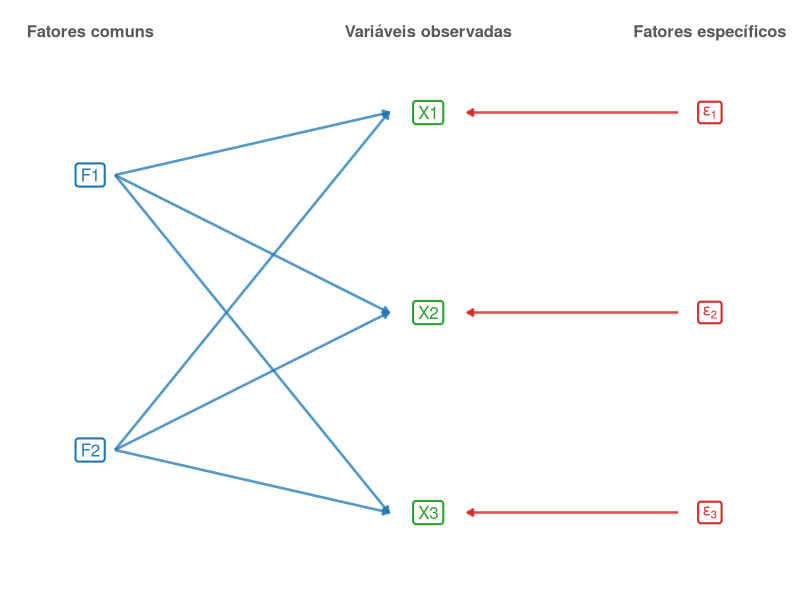
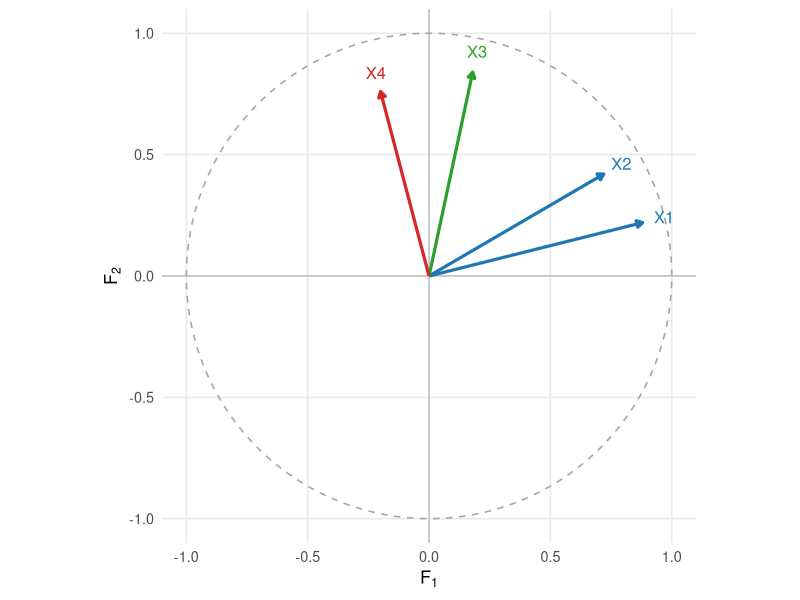
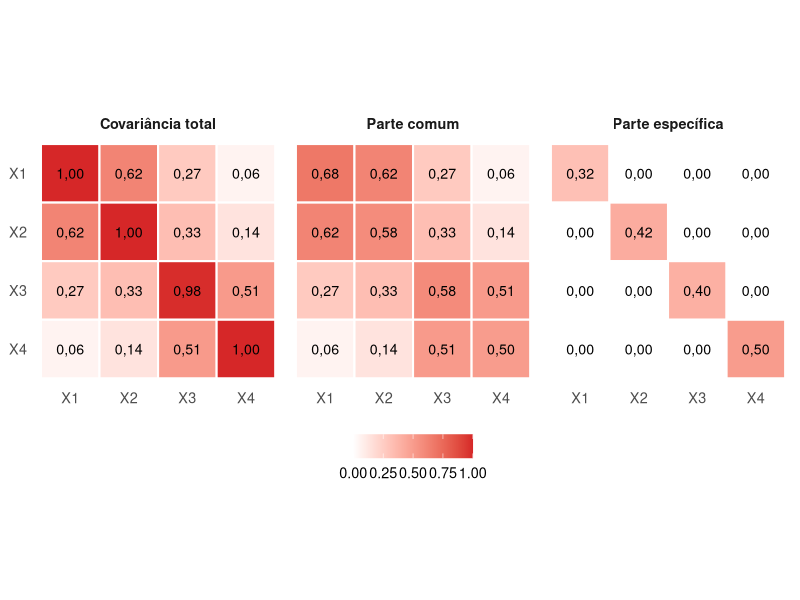
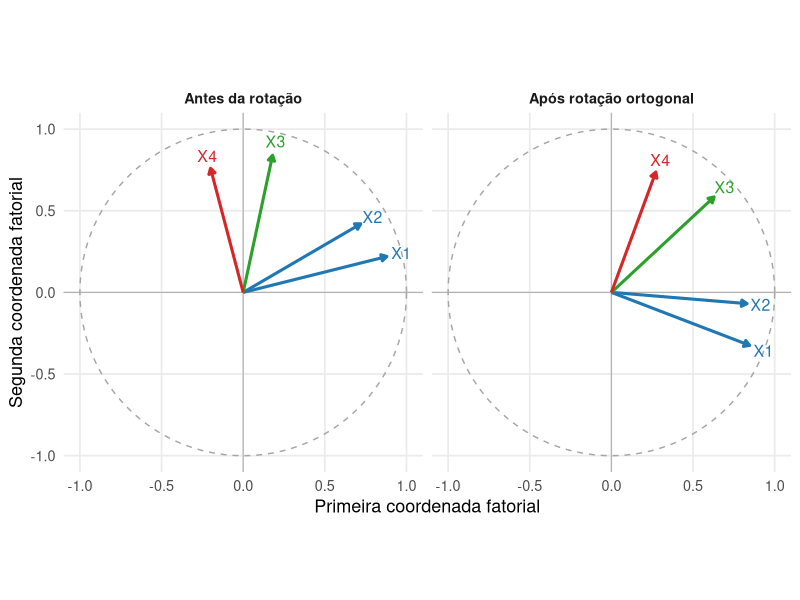

Here is the R script that generated these plots, in order:
## ---- chunk 1
#| label: fig-modelo-fatores-comuns
#| echo: false
#| warning: false
#| message: false
#| fig-cap: "Estrutura do modelo de fatores comuns: as variáveis observadas recebem contribuições dos fatores comuns e dos fatores específicos."
#| fig-width: 8
#| fig-height: 5.8
#| fig-align: center

library(ggplot2)

fatores <- data.frame(
  nome = c(
    "F1",
    "F2"
  ),
  x = c(
    0,
    0
  ),
  y = c(
    3.6,
    1.4
  )
)

variaveis <- data.frame(
  nome = c(
    "X1",
    "X2",
    "X3"
  ),
  x = c(
    3,
    3,
    3
  ),
  y = c(
    4.1,
    2.5,
    0.9
  )
)

especificos <- data.frame(
  nome = c(
    "epsilon[1]",
    "epsilon[2]",
    "epsilon[3]"
  ),
  x = c(
    5.5,
    5.5,
    5.5
  ),
  y = c(
    4.1,
    2.5,
    0.9
  )
)

ligacoes_fatores <- expand.grid(
  fator = fatores$nome,
  variavel = variaveis$nome,
  stringsAsFactors = FALSE
)

ligacoes_fatores <- merge(
  ligacoes_fatores,
  fatores,
  by.x = "fator",
  by.y = "nome"
)

names(
  ligacoes_fatores
)[
  names(
    ligacoes_fatores
  ) == "x"
] <- "x0"

names(
  ligacoes_fatores
)[
  names(
    ligacoes_fatores
  ) == "y"
] <- "y0"

ligacoes_fatores <- merge(
  ligacoes_fatores,
  variaveis,
  by.x = "variavel",
  by.y = "nome"
)

ligacoes_especificas <- data.frame(
  x0 = especificos$x,
  y0 = especificos$y,
  x = variaveis$x,
  y = variaveis$y
)

ggplot() +
  geom_segment(
    data = ligacoes_fatores,
    aes(
      x = x0 + 0.22,
      y = y0,
      xend = x - 0.35,
      yend = y
    ),
    linewidth = 0.9,
    color = "#1f77b4",
    alpha = 0.75,
    arrow = grid::arrow(
      length = grid::unit(
        0.16,
        "cm"
      ),
      type = "closed"
    )
  ) +
  geom_segment(
    data = ligacoes_especificas,
    aes(
      x = x0 - 0.28,
      y = y0,
      xend = x + 0.35,
      yend = y
    ),
    linewidth = 0.9,
    color = "#d62728",
    alpha = 0.8,
    arrow = grid::arrow(
      length = grid::unit(
        0.16,
        "cm"
      ),
      type = "closed"
    )
  ) +
  geom_label(
    data = fatores,
    aes(
      x = x,
      y = y,
      label = nome
    ),
    size = 4.3,
    label.size = 0.7,
    color = "#1f77b4",
    fill = "white"
  ) +
  geom_label(
    data = variaveis,
    aes(
      x = x,
      y = y,
      label = nome
    ),
    size = 4.3,
    label.size = 0.7,
    color = "#2ca02c",
    fill = "white"
  ) +
  geom_label(
    data = especificos,
    aes(
      x = x,
      y = y,
      label = nome
    ),
    size = 4,
    label.size = 0.7,
    color = "#d62728",
    fill = "white",
    parse = TRUE
  ) +
  annotate(
    "text",
    x = 0,
    y = 4.75,
    label = "Fatores comuns",
    size = 4.2,
    fontface = "bold",
    color = "gray35"
  ) +
  annotate(
    "text",
    x = 3,
    y = 4.75,
    label = "Variáveis observadas",
    size = 4.2,
    fontface = "bold",
    color = "gray35"
  ) +
  annotate(
    "text",
    x = 5.5,
    y = 4.75,
    label = "Fatores específicos",
    size = 4.2,
    fontface = "bold",
    color = "gray35"
  ) +
  coord_cartesian(
    xlim = c(
      -0.8,
      6.3
    ),
    ylim = c(
      0.2,
      5.0
    ),
    expand = FALSE
  ) +
  labs(
    x = NULL,
    y = NULL
  ) +
  theme_void(
    base_size = 13
  )
## ---- chunk 2
#| label: fig-geometria-cargas-fatoriais
#| echo: false
#| warning: false
#| message: false
#| fig-cap: "Geometria das cargas de variáveis padronizadas em um modelo com dois fatores. O quadrado do comprimento de cada vetor é a comunalidade, e o produto interno entre dois vetores é a covariância correspondente."
#| fig-width: 7
#| fig-height: 6.5
#| fig-align: center

library(ggplot2)

cargas <- data.frame(
  variavel = c(
    "X1",
    "X2",
    "X3",
    "X4"
  ),
  F1 = c(
    0.88,
    0.72,
    0.18,
    -0.20
  ),
  F2 = c(
    0.22,
    0.42,
    0.84,
    0.76
  )
)

cores <- c(
  "X1" = "#1f77b4",
  "X2" = "#1f77b4",
  "X3" = "#2ca02c",
  "X4" = "#d62728"
)

circulo <- data.frame(
  angulo = seq(
    0,
    2 * pi,
    length.out = 400
  )
)

circulo$x <- cos(
  circulo$angulo
)

circulo$y <- sin(
  circulo$angulo
)

ggplot() +
  geom_hline(
    yintercept = 0,
    linewidth = 0.4,
    color = "gray70"
  ) +
  geom_vline(
    xintercept = 0,
    linewidth = 0.4,
    color = "gray70"
  ) +
  geom_path(
    data = circulo,
    aes(
      x = x,
      y = y
    ),
    linewidth = 0.55,
    linetype = "dashed",
    color = "gray65"
  ) +
  geom_segment(
    data = cargas,
    aes(
      x = 0,
      y = 0,
      xend = F1,
      yend = F2,
      color = variavel
    ),
    linewidth = 1.1,
    arrow = grid::arrow(
      length = grid::unit(
        0.17,
        "cm"
      ),
      type = "closed"
    )
  ) +
  geom_text(
    data = cargas,
    aes(
      x = 1.10 * F1,
      y = 1.10 * F2,
      label = variavel,
      color = variavel
    ),
    size = 4.2,
    show.legend = FALSE
  ) +
  scale_color_manual(
    values = cores,
    name = NULL
  ) +
  coord_equal(
    xlim = c(
      -1.1,
      1.1
    ),
    ylim = c(
      -1.1,
      1.1
    ),
    expand = FALSE
  ) +
  labs(
    x = expression(F[1]),
    y = expression(F[2])
  ) +
  theme_minimal(
    base_size = 13
  ) +
  theme(
    panel.grid.minor = element_blank(),
    legend.position = "none"
  )
## ---- chunk 3
#| label: fig-decomposicao-covariancia-fatorial
#| echo: false
#| warning: false
#| message: false
#| fig-cap: "Decomposição de uma matriz de covariâncias em estrutura comum, produzida pelas cargas fatoriais, e estrutura específica diagonal."
#| fig-width: 10
#| fig-height: 4.3
#| fig-align: center

library(ggplot2)

Phi_cargas <- matrix(
  c(
    0.80,  0.20,
    0.70,  0.30,
    0.15,  0.75,
   -0.10,  0.70
  ),
  nrow = 4,
  byrow = TRUE
)

Psi <- diag(
  c(
    0.32,
    0.42,
    0.40,
    0.50
  )
)

Sigma_comum <- Phi_cargas %*%
  t(Phi_cargas)

Sigma_total <- Sigma_comum +
  Psi

matriz_para_dados <- function(
  M,
  painel
) {

  dados <- as.data.frame(
    as.table(M)
  )

  names(dados) <- c(
    "linha",
    "coluna",
    "valor"
  )

  dados$linha <- factor(
    dados$linha,
    levels = rev(
      rownames(M)
    )
  )

  dados$coluna <- factor(
    dados$coluna,
    levels = colnames(M)
  )

  dados$painel <- painel

  dados
}

rownames(Sigma_total) <- paste0(
  "X",
  1:4
)

colnames(Sigma_total) <- paste0(
  "X",
  1:4
)

rownames(Sigma_comum) <- paste0(
  "X",
  1:4
)

colnames(Sigma_comum) <- paste0(
  "X",
  1:4
)

rownames(Psi) <- paste0(
  "X",
  1:4
)

colnames(Psi) <- paste0(
  "X",
  1:4
)

dados_figura <- rbind(
  matriz_para_dados(
    Sigma_total,
    "Covariância total"
  ),
  matriz_para_dados(
    Sigma_comum,
    "Parte comum"
  ),
  matriz_para_dados(
    Psi,
    "Parte específica"
  )
)

dados_figura$painel <- factor(
  dados_figura$painel,
  levels = c(
    "Covariância total",
    "Parte comum",
    "Parte específica"
  )
)

ggplot(
  dados_figura,
  aes(
    x = coluna,
    y = linha,
    fill = valor
  )
) +
  geom_tile(
    color = "white",
    linewidth = 0.7
  ) +
  geom_text(
    aes(
            label = sub(
        ".",
        ",",
        sprintf(
          "%.2f",
          valor
        ),
        fixed = TRUE
      )
    ),
    size = 3.6
  ) +
  facet_wrap(
    vars(painel),
    nrow = 1
  ) +
  scale_fill_gradient2(
    low = "#1f77b4",
    mid = "white",
    high = "#d62728",
    midpoint = 0,
    name = NULL
  ) +
  coord_equal() +
  labs(
    x = NULL,
    y = NULL
  ) +
  theme_minimal(
    base_size = 13
  ) +
  theme(
    panel.grid = element_blank(),
    strip.text = element_text(
      face = "bold"
    ),
    legend.position = "bottom"
  )
## ---- chunk 4
#| label: fig-rotacao-cargas-fatoriais
#| echo: false
#| warning: false
#| message: false
#| fig-cap: "Uma rotação ortogonal modifica as coordenadas das cargas, mas preserva comprimentos, produtos internos, comunalidades e a matriz de covariâncias comuns."
#| fig-width: 9
#| fig-height: 4.8
#| fig-align: center

library(ggplot2)

Phi_cargas <- matrix(
  c(
    0.88, 0.22,
    0.72, 0.42,
    0.18, 0.84,
   -0.20, 0.76
  ),
  nrow = 4,
  byrow = TRUE
)

theta <- 35 * pi / 180

T_rot <- matrix(
  c(
     cos(theta), -sin(theta),
     sin(theta),  cos(theta)
  ),
  nrow = 2,
  byrow = TRUE
)

Phi_rot <- Phi_cargas %*% T_rot

dados_original <- data.frame(
  variavel = c(
    "X1",
    "X2",
    "X3",
    "X4"
  ),
  F1 = Phi_cargas[, 1],
  F2 = Phi_cargas[, 2],
  painel = "Antes da rotação"
)

dados_rotacao <- data.frame(
  variavel = c(
    "X1",
    "X2",
    "X3",
    "X4"
  ),
  F1 = Phi_rot[, 1],
  F2 = Phi_rot[, 2],
  painel = "Após rotação ortogonal"
)

dados <- rbind(
  dados_original,
  dados_rotacao
)

dados$painel <- factor(
  dados$painel,
  levels = c(
    "Antes da rotação",
    "Após rotação ortogonal"
  )
)

circulo <- data.frame(
  angulo = seq(
    0,
    2 * pi,
    length.out = 400
  )
)

circulo$x <- cos(
  circulo$angulo
)

circulo$y <- sin(
  circulo$angulo
)

cores <- c(
  "X1" = "#1f77b4",
  "X2" = "#1f77b4",
  "X3" = "#2ca02c",
  "X4" = "#d62728"
)

ggplot() +
  geom_hline(
    yintercept = 0,
    linewidth = 0.4,
    color = "gray70"
  ) +
  geom_vline(
    xintercept = 0,
    linewidth = 0.4,
    color = "gray70"
  ) +
  geom_path(
    data = circulo,
    aes(
      x = x,
      y = y
    ),
    linewidth = 0.5,
    linetype = "dashed",
    color = "gray65"
  ) +
  geom_segment(
    data = dados,
    aes(
      x = 0,
      y = 0,
      xend = F1,
      yend = F2,
      color = variavel
    ),
    linewidth = 1.05,
    arrow = grid::arrow(
      length = grid::unit(
        0.16,
        "cm"
      ),
      type = "closed"
    )
  ) +
  geom_text(
    data = dados,
    aes(
      x = 1.10 * F1,
      y = 1.10 * F2,
      label = variavel,
      color = variavel
    ),
    size = 4,
    show.legend = FALSE
  ) +
  facet_wrap(
    vars(painel)
  ) +
  scale_color_manual(
    values = cores,
    name = NULL
  ) +
  coord_equal(
    xlim = c(
      -1.1,
      1.1
    ),
    ylim = c(
      -1.1,
      1.1
    ),
    expand = FALSE
  ) +
  labs(
    x = "Primeira coordenada fatorial",
    y = "Segunda coordenada fatorial"
  ) +
  theme_minimal(
    base_size = 13
  ) +
  theme(
    panel.grid.minor = element_blank(),
    legend.position = "none",
    strip.text = element_text(
      face = "bold"
    )
  )
